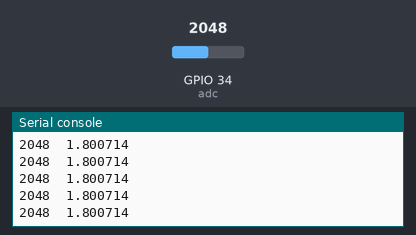
Bench run of a program on a simulated ESP32 board running MicroPython. Shown: the last lines printed to the serial console. The test bench sets the inputs (shaded band); at power-on: GPIO 34 (adc) = 2048 (analog values on the 0–4095 scale).

Above: at 1.2 s.
1.3 s: GPIO 34 (adc) set to 2866
At 1.31 s:
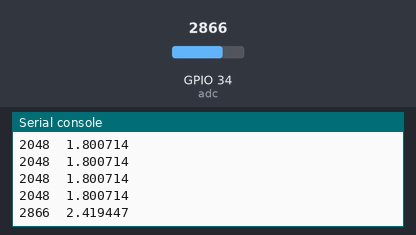
2.8 s: GPIO 34 (adc) set to 3603
At 2.82 s:
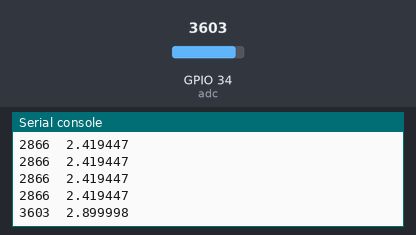
Timing chart, 0 to 5.8 s (numbered marks = the images above; inputs shaded):
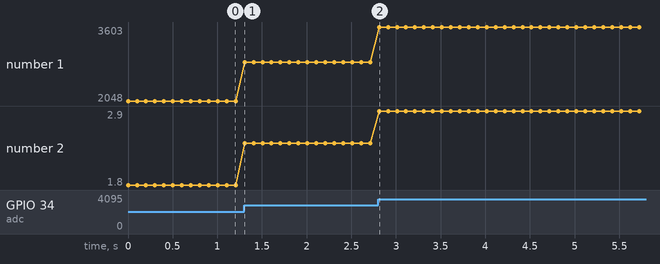

Measured:
- after the input at 1.3 s, the serial console: prints a new line at once (image 1)
- after the input at 2.8 s, the serial console: prints a new line at once (image 2)
- plotted number 1: 2048 → 2866 after the input at 1.3 s, 2866 → 3603 after the input at 2.8 s
- plotted number 2: 1.8 → 2.42 after the input at 1.3 s, 2.42 → 2.9 after the input at 2.8 s

The program:

ADC_lin_poly.py
```python
# ADC_lin_poly.py

from machine import ADC, Pin
from time import sleep

adc = ADC(Pin(34))  # create ADC object on ADC pin
adc.atten(ADC.ATTN_11DB)


def ReadVoltage():
  ADC=adc.read()
  return -0.000000000009824*pow(ADC,3)+0.000000016557283*pow(ADC,2)+0.000854596860691*ADC+0.065440348345433;

while True:
  print(adc.read(), " ", end="")
  print(ReadVoltage())
  sleep(0.1)
  
```
